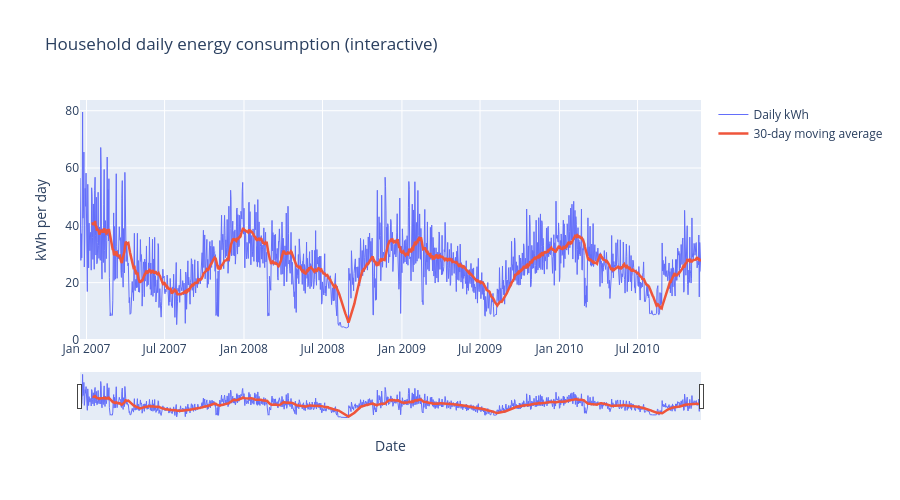

This figure's notebook cell:
### Markdown cell above
## 6. Интерактивные визуализации (Plotly)

### Code cell
viz.interactive_daily(daily)

### Figure 1 — Plotly figure (JSON) as saved in the notebook; plotly's stock layout.template omitted (floating-point values rounded to 4 significant figures; data arrays with more than 128 entries replaced by an {"elided": "..."} marker saying what was removed)
{"data": [{"line": {"width": 1}, "name": "Daily kWh", "type": "scatter", "x": {"elided": "1440 str values"}, "y": {"elided": "1440 float values"}}, {"line": {"width": 2.5}, "name": "30-day moving average", "type": "scatter", "x": {"elided": "1440 str values"}, "y": {"elided": "1440 float values"}}], "layout": {"height": 500, "title": {"text": "Household daily energy consumption (interactive)"}, "xaxis": {"rangeslider": {"visible": true}, "title": {"text": "Date"}}, "yaxis": {"title": {"text": "kWh per day"}}}}
